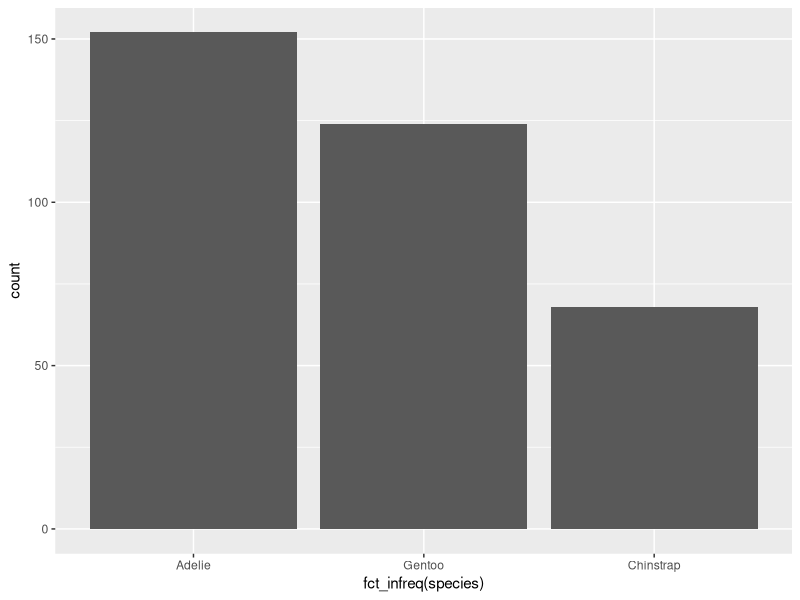
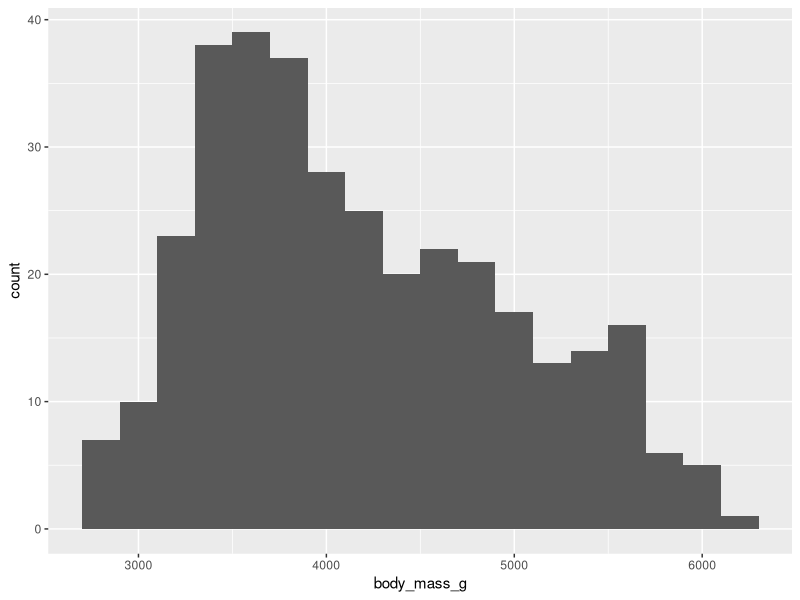
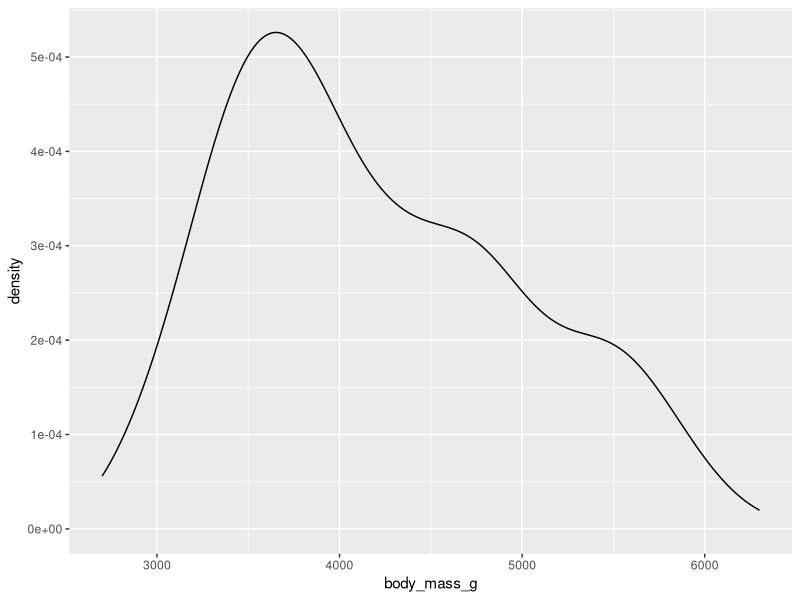
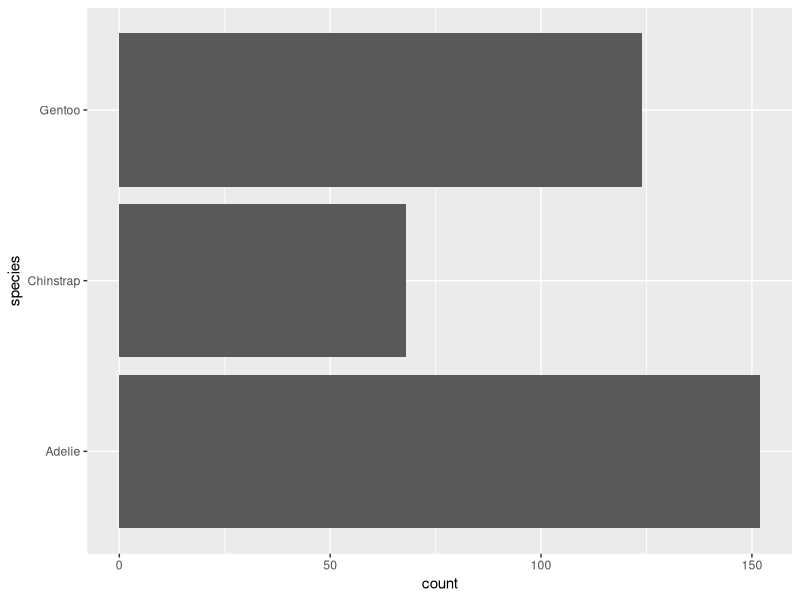
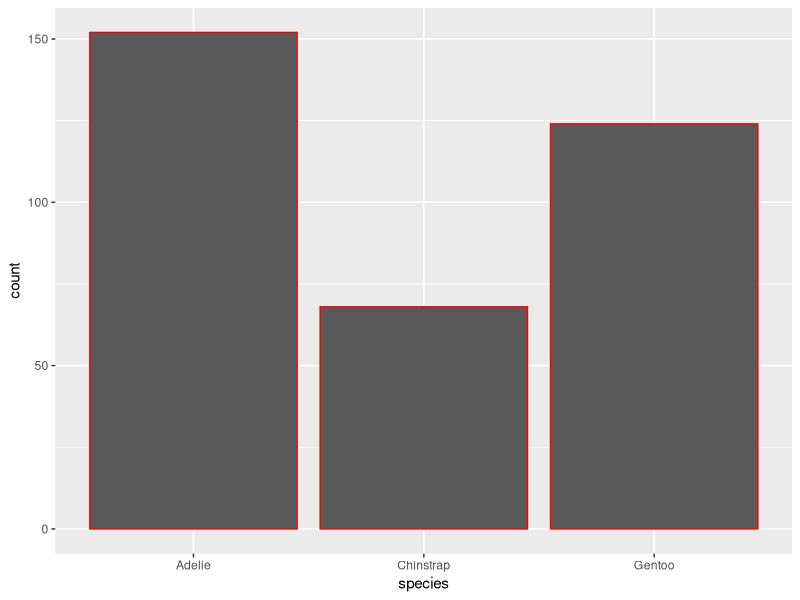
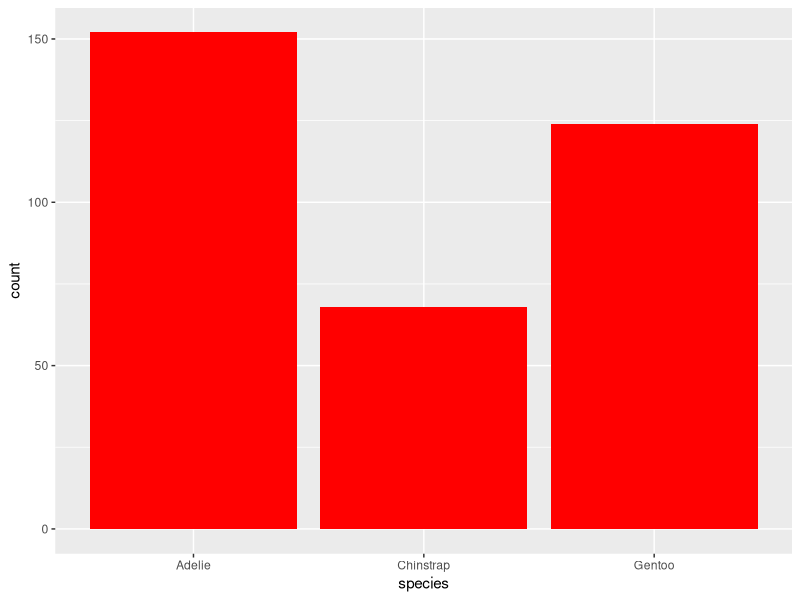
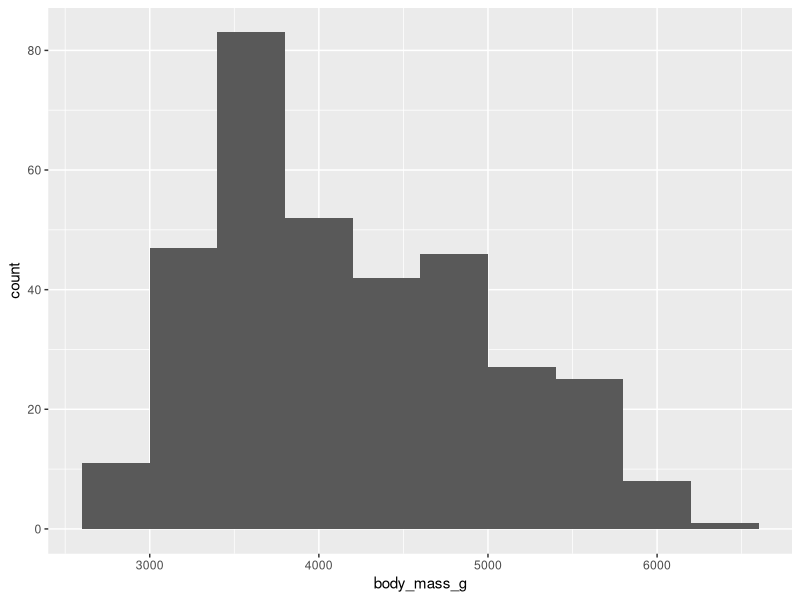
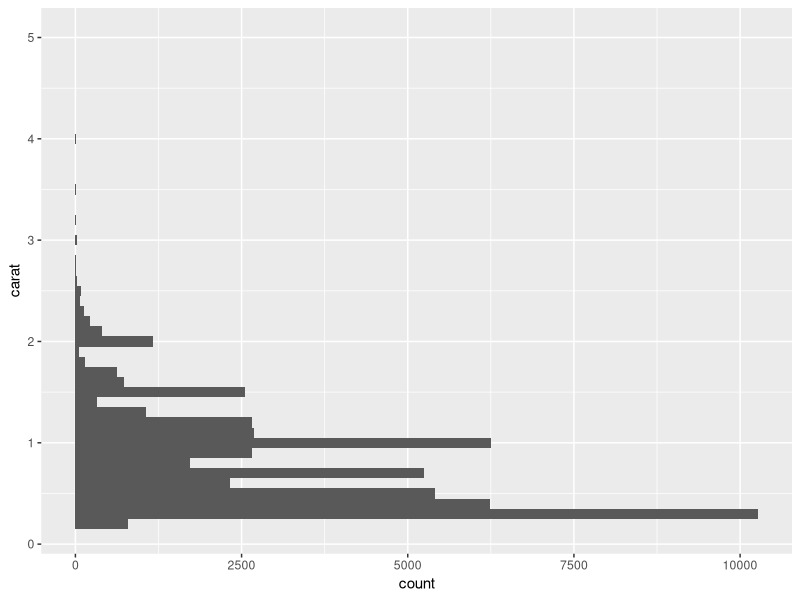

Generate these figures, in order, with R:
library(tidyverse)
library(palmerpenguins)
library(ggthemes)

ggplot(penguins, aes(x = fct_infreq(species))) +
  geom_bar()
  
ggplot(penguins, aes(x=body_mass_g)) +
  geom_histogram(binwidth=200)

ggplot(penguins, aes(x = body_mass_g)) +
  geom_density()

#1.4 Exercise 1
ggplot(data = penguins, mapping= aes(y=species)) +
  geom_bar()

#1.4 Exercise 2
#change border color
ggplot(penguins, aes(x = species)) +
  geom_bar(color = "red")
# change inner color
ggplot(penguins, aes(x = species)) +
  geom_bar(fill = "red")

#1.4 Exercise 3
#bins --> number of bars in histogram
ggplot(data = penguins, mapping = aes(x=body_mass_g)) +
  geom_histogram(bins=10)

#1.4 Exercise 4
ggplot(data=diamonds, mapping=aes(y=carat)) +
  geom_histogram(binwidth=0.1)


